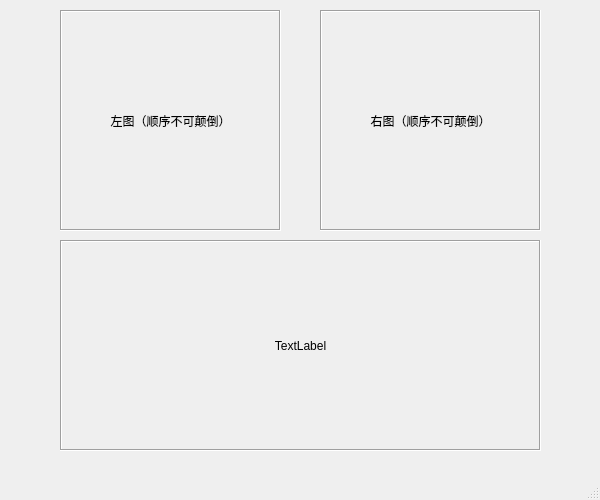
<?xml version="1.0" encoding="UTF-8"?>
<ui version="4.0">
 <class>MainWindow</class>
 <widget class="QMainWindow" name="MainWindow">
  <property name="geometry">
   <rect>
    <x>0</x>
    <y>0</y>
    <width>600</width>
    <height>500</height>
   </rect>
  </property>
  <property name="windowTitle">
   <string>MainWindow</string>
  </property>
  <widget class="QWidget" name="centralwidget">
   <widget class="QLabel" name="label_img1">
    <property name="geometry">
     <rect>
      <x>320</x>
      <y>10</y>
      <width>221</width>
      <height>221</height>
     </rect>
    </property>
    <property name="acceptDrops">
     <bool>true</bool>
    </property>
    <property name="frameShape">
     <enum>QFrame::Box</enum>
    </property>
    <property name="frameShadow">
     <enum>QFrame::Sunken</enum>
    </property>
    <property name="text">
     <string>右图（顺序不可颠倒）</string>
    </property>
    <property name="alignment">
     <set>Qt::AlignCenter</set>
    </property>
   </widget>
   <widget class="QLabel" name="label_img2">
    <property name="geometry">
     <rect>
      <x>60</x>
      <y>10</y>
      <width>221</width>
      <height>221</height>
     </rect>
    </property>
    <property name="acceptDrops">
     <bool>true</bool>
    </property>
    <property name="frameShape">
     <enum>QFrame::Box</enum>
    </property>
    <property name="frameShadow">
     <enum>QFrame::Sunken</enum>
    </property>
    <property name="text">
     <string>左图（顺序不可颠倒）</string>
    </property>
    <property name="alignment">
     <set>Qt::AlignCenter</set>
    </property>
   </widget>
   <widget class="QLabel" name="label_stichImg">
    <property name="geometry">
     <rect>
      <x>60</x>
      <y>240</y>
      <width>481</width>
      <height>211</height>
     </rect>
    </property>
    <property name="acceptDrops">
     <bool>true</bool>
    </property>
    <property name="frameShape">
     <enum>QFrame::Box</enum>
    </property>
    <property name="frameShadow">
     <enum>QFrame::Sunken</enum>
    </property>
    <property name="text">
     <string>TextLabel</string>
    </property>
    <property name="alignment">
     <set>Qt::AlignCenter</set>
    </property>
   </widget>
  </widget>
  <widget class="QMenuBar" name="menubar">
   <property name="geometry">
    <rect>
     <x>0</x>
     <y>0</y>
     <width>600</width>
     <height>21</height>
    </rect>
   </property>
  </widget>
  <widget class="QStatusBar" name="statusbar"/>
 </widget>
 <resources/>
 <connections/>
</ui>
